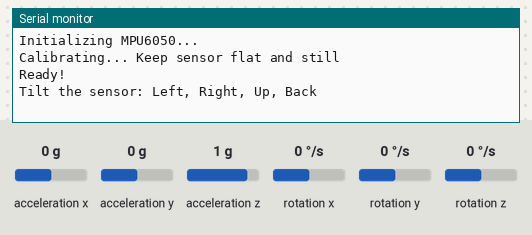
The sketch below on a simulated ESP32. On the bench: the last lines printed to the serial monitor. The inputs (shaded band) are chosen by the test bench; at power-on: acceleration x 0 g, acceleration y 0 g, acceleration z 1 g, rotation x 0 °/s, rotation y 0 °/s, rotation z 0 °/s.

Above: at 5.2 s.
5.3 s: acceleration x set to -1.4 g
At 5.49 s:
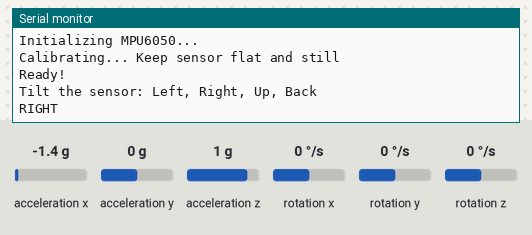
7.3 s: acceleration y set to -1.4 g
At 7.45 s:
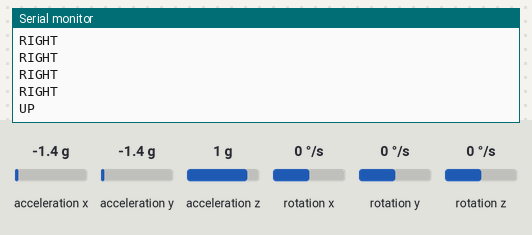
9.2 s: acceleration y set to 1.4 g
At 9.41 s:
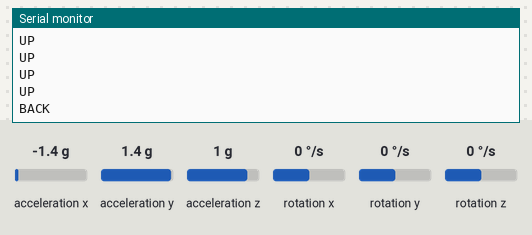

Measured:
- after the input at 5.3 s, the serial monitor: prints a new line after 0.06 s (image 1)
- after the input at 7.3 s, the serial monitor: prints a new line at once (image 2)
- after the input at 9.2 s, the serial monitor: prints a new line after 0.08 s (image 3)

The sketch:

MPU_6050_TEST_copy_20260527112922.ino
```cpp
#include <Wire.h>
#include <MPU6050_light.h>

MPU6050 mpu(Wire);
unsigned long lastPrintTime = 0;

void setup() {
  Serial.begin(115200);
  Wire.begin(21, 22);  // SDA=21, SCL=22 for ESP32

  Serial.println("Initializing MPU6050...");
  byte status = mpu.begin();
  if (status != 0) {
    Serial.print("Error: ");
    Serial.println(status);
    while(1) delay(1000);
  }

  Serial.println("Calibrating... Keep sensor flat and still");
  delay(2000);
  mpu.calcOffsets(true, true);
  Serial.println("Ready!");
  Serial.println("Tilt the sensor: Left, Right, Up, Back");
  delay(1000);
}

void loop() {
  mpu.update();

  // Print direction every 150ms
  if (millis() - lastPrintTime >= 150) {
    lastPrintTime = millis();

    float pitch = mpu.getAngleX();  // Up/Back
    float roll  = mpu.getAngleY();  // Left/Right

    // Find the dominant tilt direction
    if (abs(roll) > abs(pitch) && abs(roll) > 12) {
      // Left or Right
      if (roll < 0) {
        Serial.println("LEFT");
      } else {
        Serial.println("RIGHT");
      }
    }
    else if (abs(pitch) > 12) {
      // Up or Back
      if (pitch < 0) {
        Serial.println("UP");
      } else {
        Serial.println("BACK");
      }
    }
  }
}
```
